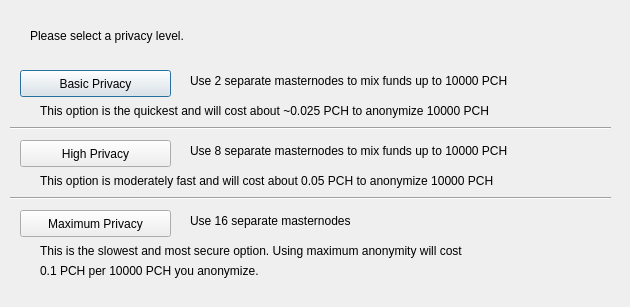
<?xml version="1.0" encoding="UTF-8"?>
<ui version="4.0">
 <class>ObfuscationConfig</class>
 <widget class="QDialog" name="ObfuscationConfig">
  <property name="geometry">
   <rect>
    <x>0</x>
    <y>0</y>
    <width>630</width>
    <height>307</height>
   </rect>
  </property>
  <property name="windowTitle">
   <string>Configure Obfuscation</string>
  </property>
  <widget class="QPushButton" name="buttonBasic">
   <property name="geometry">
    <rect>
     <x>20</x>
     <y>70</y>
     <width>151</width>
     <height>27</height>
    </rect>
   </property>
   <property name="text">
    <string>Basic Privacy</string>
   </property>
  </widget>
  <widget class="QPushButton" name="buttonHigh">
   <property name="geometry">
    <rect>
     <x>20</x>
     <y>140</y>
     <width>151</width>
     <height>27</height>
    </rect>
   </property>
   <property name="text">
    <string>High Privacy</string>
   </property>
  </widget>
  <widget class="QPushButton" name="buttonMax">
   <property name="geometry">
    <rect>
     <x>20</x>
     <y>210</y>
     <width>151</width>
     <height>27</height>
    </rect>
   </property>
   <property name="text">
    <string>Maximum Privacy</string>
   </property>
  </widget>
  <widget class="QLabel" name="label">
   <property name="geometry">
    <rect>
     <x>30</x>
     <y>20</y>
     <width>571</width>
     <height>31</height>
    </rect>
   </property>
   <property name="text">
    <string>Please select a privacy level.</string>
   </property>
  </widget>
  <widget class="QLabel" name="label_2">
   <property name="geometry">
    <rect>
     <x>190</x>
     <y>70</y>
     <width>421</width>
     <height>21</height>
    </rect>
   </property>
   <property name="text">
    <string>Use 2 separate masternodes to mix funds up to 10000 PCH</string>
   </property>
  </widget>
  <widget class="QLabel" name="label_3">
   <property name="geometry">
    <rect>
     <x>190</x>
     <y>140</y>
     <width>411</width>
     <height>21</height>
    </rect>
   </property>
   <property name="text">
    <string>Use 8 separate masternodes to mix funds up to 10000 PCH</string>
   </property>
  </widget>
  <widget class="QLabel" name="label_4">
   <property name="geometry">
    <rect>
     <x>190</x>
     <y>210</y>
     <width>421</width>
     <height>21</height>
    </rect>
   </property>
   <property name="text">
    <string>Use 16 separate masternodes</string>
   </property>
  </widget>
  <widget class="QLabel" name="label_6">
   <property name="geometry">
    <rect>
     <x>40</x>
     <y>100</y>
     <width>561</width>
     <height>21</height>
    </rect>
   </property>
   <property name="text">
    <string>This option is the quickest and will cost about ~0.025 PCH to anonymize 10000 PCH</string>
   </property>
  </widget>
  <widget class="QLabel" name="label_7">
   <property name="geometry">
    <rect>
     <x>40</x>
     <y>170</y>
     <width>561</width>
     <height>21</height>
    </rect>
   </property>
   <property name="text">
    <string>This option is moderately fast and will cost about 0.05 PCH to anonymize 10000 PCH</string>
   </property>
  </widget>
  <widget class="QLabel" name="label_8">
   <property name="geometry">
    <rect>
     <x>40</x>
     <y>240</y>
     <width>561</width>
     <height>21</height>
    </rect>
   </property>
   <property name="text">
    <string>This is the slowest and most secure option. Using maximum anonymity will cost</string>
   </property>
  </widget>
  <widget class="QLabel" name="label_9">
   <property name="geometry">
    <rect>
     <x>40</x>
     <y>260</y>
     <width>561</width>
     <height>21</height>
    </rect>
   </property>
   <property name="text">
    <string>0.1 PCH per 10000 PCH you anonymize.</string>
   </property>
  </widget>
  <widget class="Line" name="line">
   <property name="geometry">
    <rect>
     <x>10</x>
     <y>120</y>
     <width>601</width>
     <height>16</height>
    </rect>
   </property>
   <property name="orientation">
    <enum>Qt::Horizontal</enum>
   </property>
  </widget>
  <widget class="Line" name="line_2">
   <property name="geometry">
    <rect>
     <x>10</x>
     <y>190</y>
     <width>601</width>
     <height>16</height>
    </rect>
   </property>
   <property name="orientation">
    <enum>Qt::Horizontal</enum>
   </property>
  </widget>
 </widget>
 <resources/>
 <connections/>
</ui>
